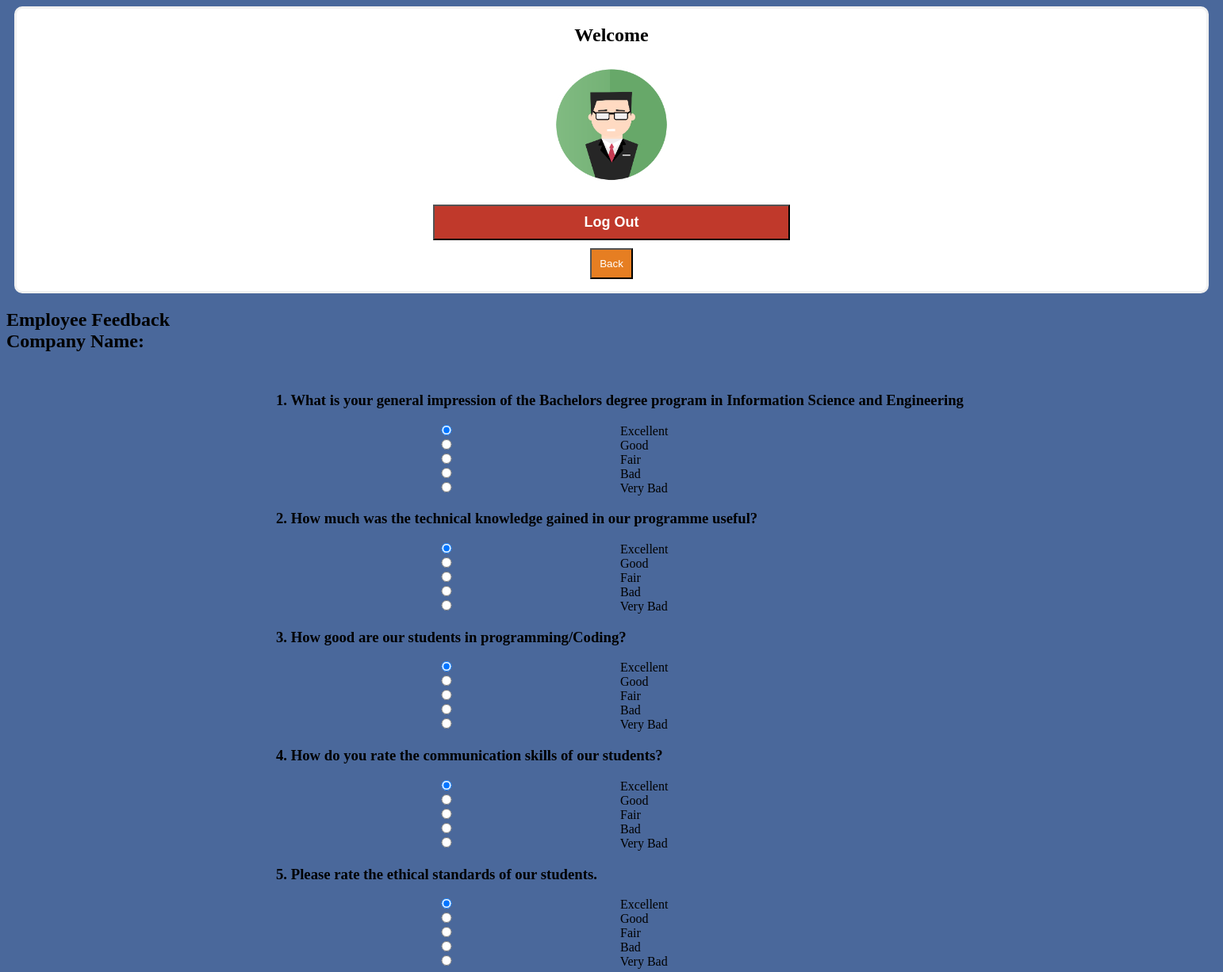
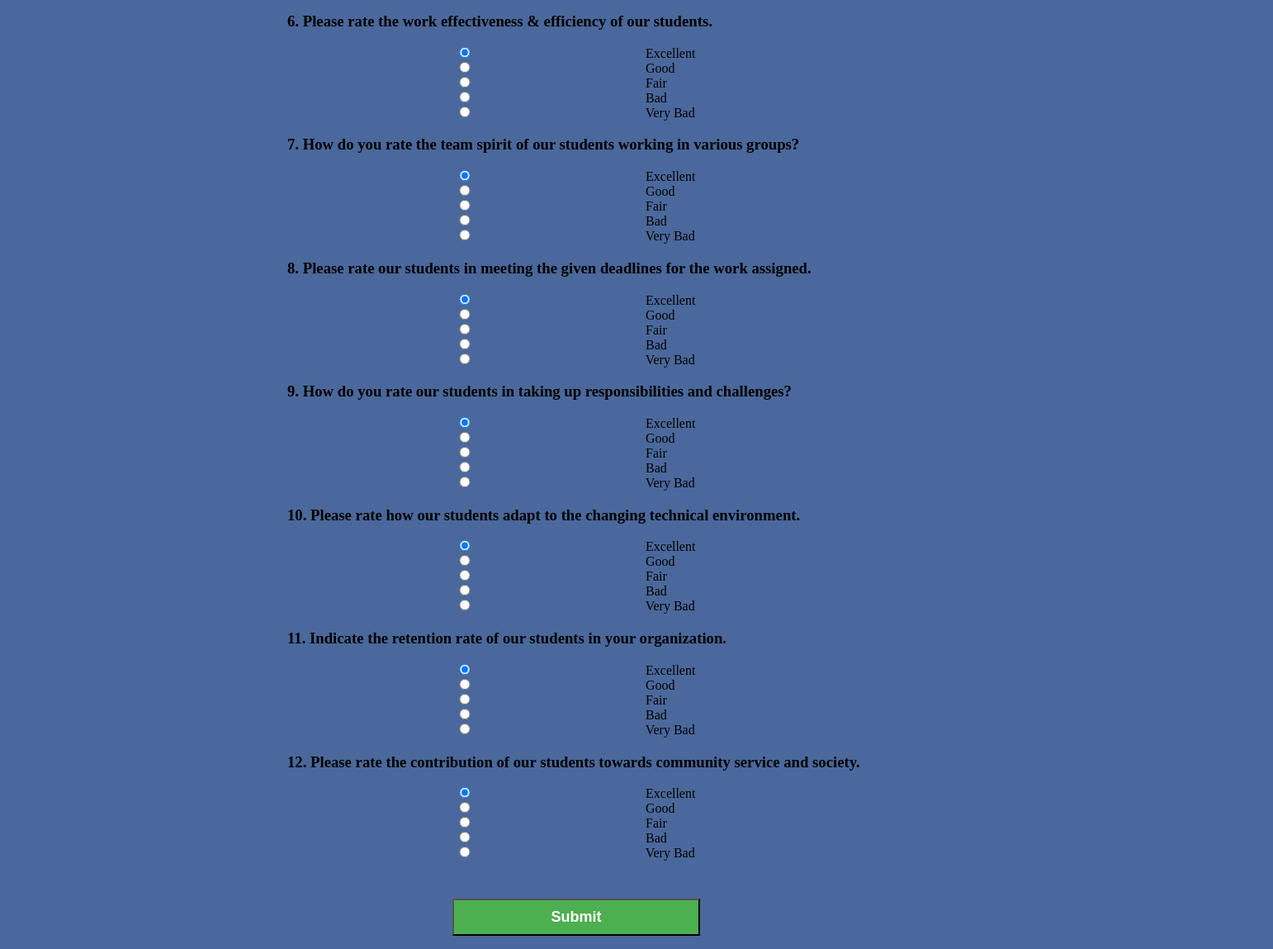
Screenshot of /feedback/employerhomepage.php with the database file from the repository (2 pictures, top to bottom).
### tables this page shows
CREATE TABLE `empquestion` (
  `qid` int(11) NOT NULL,
  `question` varchar(140) NOT NULL
);

### feedback/employerhomepage.php (the view, shortened to what this page needs)
<?php
	require 'dbconfig/config.php';
?>
<!DOCTYPE html>
<html>
<head>
<link rel="stylesheet" href="css/style.css">
</head>
<body>
	<div id="main-wrapper">
		<center><h2>Welcome <?php echo $_SESSION['email']; ?></h2></center>
		<form action="index.php" method="post">
			<div class="imgcontainer">
				<img src="imgs/avatar.png" alt="Avatar" class="avatar">
			</div>
			<div class="inner_container">
				<button class="logout_button" type="submit">Log Out</button>
			</div>
			<div align ="center">
			<a href="index.php"><button type="button" class="back_btn">Back</button></a>
			</div>
		</form>
	</div>
	<?php
	echo  '<h2>';
	echo 'Employee Feedback <br>';
	echo 'Company Name: ';
	echo '</h2>';
	echo '<p>';
    echo '<div class ="container">';
		$query = "select qid, question from empquestion;";
		$query_run = mysqli_query($con,$query);
		@$i=1;
		echo '<div class="questions">';
		echo '<form method="post" action="empsubmitted.php">';
while($row = mysqli_fetch_array($query_run))
{
		echo '<h3>';
		echo $row['qid'];
		echo '.  ';
		echo $row['question'];
		echo '</h3>';
		echo '<div>';
		echo '<input type="radio" name="q'.$i.'" value="5" checked="checked"> Excellent<br>';
		echo '<input type="radio" name="q'.$i.'" value="4"> Good<br>';
		echo '<input type="radio" name="q'.$i.'" value="3"> Fair<br>';
		echo '<input type="radio" name="q'.$i.'" value="2"> Bad<br>';
		echo '<input type="radio" name="q'.$i.'" value="1"> Very Bad';
		echo '<br>';
		echo '</div>';
		$i++;
}
echo '<br><br>';
echo '<a href = "empsubmitted.php"> <button name="submit" class="login_button" style="width:300px; margin-left:200px;" type="submit">Submit</button> </a>';
echo '</form>';
echo '</div>';
	echo '</div>';
	?>
		</p>
</body>
</html>

### feedback/css/style.css (style rules this page uses)
input { width: 430px; margin: 0 auto; padding: 10px; border: 1px solid #ccc; }
#main-wrapper { border-radius : 10px; background-color: white; border: 3px solid #f1f1f1; width: 500px; margin: 0 auto; }
.inner_container { width:450px; margin:0 auto; }
.login_button { background-color: #4CAF50; color: white; margin-top:10px; padding:10px; width: 100%; font-size:18px; font-weight: bold; }
.back_btn { margin-top:10px; color: white; margin-bottom:15px; padding: 10px; background-color: #e67e22; }
.logout_button { background-color: #c0392b; color: white; margin-top:10px; padding:10px; width: 100%; font-size:18px; font-weight: bold; }
.imgcontainer { text-align: center; margin: 24px 0 12px 0; }
img.avatar { width: 30%; border-radius: 50%; }
.container { margin: 16px; width:100%; }

### feedback/employerhomepage.php (style rules this page uses)
body { background-color: #4a689b; }
#main-wrapper { padding-left: 500px; padding-right: 500px; }
.container { margin-left: 340px; }
.questions { margin-top: 50px; }

### rows the page displays
empquestion: qid "1", question "What is your general impression of the Bachelors degree program in Information Science and Engineering"
empquestion: qid "2", question "How much was the technical knowledge gained in our programme useful?"
empquestion: qid "3", question "How good are our students in programming/Coding?"
empquestion: qid "4", question "How do you rate the communication skills of our students?"
empquestion: qid "5", question "Please rate the ethical standards of our students."
empquestion: qid "6", question "Please rate the work effectiveness & efficiency of our students."
empquestion: qid "7", question "How do you rate the team spirit of our students working in various groups?"
empquestion: qid "8", question "Please rate our students in meeting the given deadlines for the work assigned."
empquestion: qid "9", question "How do you rate our students in taking up responsibilities and challenges?"
empquestion: qid "10", question "Please rate how our students adapt to the changing technical environment."
empquestion: qid "11", question "Indicate the retention rate of our students in your organization."
empquestion: qid "12", question "Please rate the contribution of our students towards community service and society."
